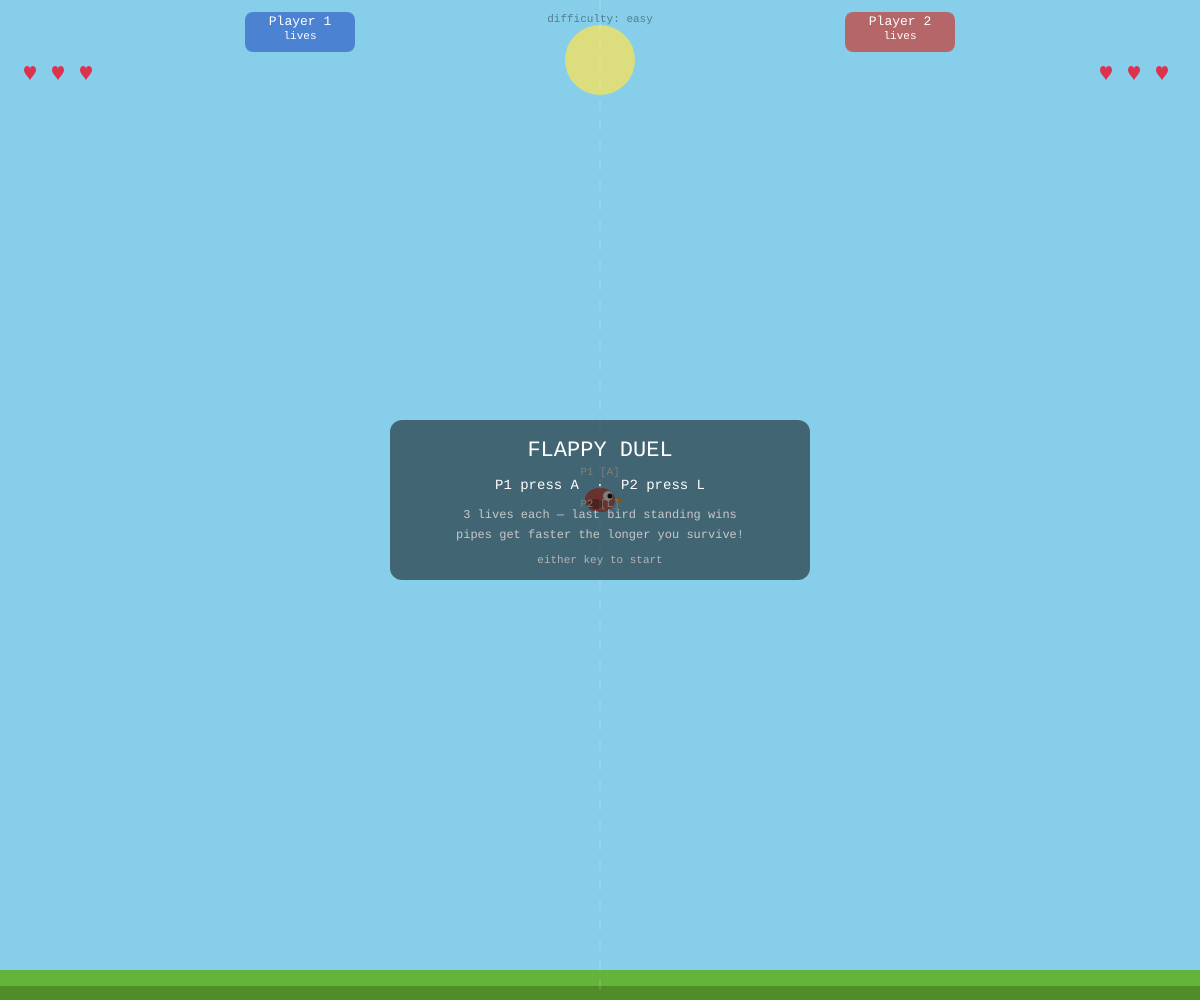
Frame 1 (no input)
Frame 60 (no input): identical to frame 1, image omitted
Frame 120 (the mouse pressed at the canvas centre since frame 60): identical to frame 1, image omitted

The p5.js sketch that drew this single still picture (run headless with seeded random() and noise() and a simulated clock; from frame 60 on, the mouse is pressed at the canvas centre):

// p5.js sketch
// ── sketch.js
// ─── Flappy Duel 

// P1: A to flap   P2: L to flap

// Each player has 3 lives. Lose a life on pipe hit or floor/ceiling.

// Pipes get faster and gaps get smaller over time.

// First player to lose all 3 lives loses!

let birds = [];
let pipes = [];
let lives = [3, 3];
let gameState = "waiting"; // 'waiting' | 'playing' | 'won'
let winner = -1;
let pipeTimer = 0;
let elapsed = 0; // frames since game started

const MAX_LIVES = 3;
const BASE_PIPE_INTERVAL = 120;
const BASE_PIPE_SPEED = 3;
const BASE_GAP = 160;
const MIN_GAP = 90;
const MAX_PIPE_SPEED = 7;
const PIPE_W = 40;
const GRAVITY = 0.45;
const FLAP = -7;

function setup() {
  createCanvas(windowWidth, windowHeight);
  textFont("monospace");
  resetGame();
}

function resetGame() {
  let birdY = height / 2;
  birds = [
    {
      x: width * 0.5,
      y: birdY,
      vy: 0,
      alive: true,
      col: color(90, 140, 220),
      flashTimer: 0,
    },
    {
      x: width * 0.5,
      y: birdY,
      vy: 0,
      alive: true,
      col: color(220, 100, 90),
      flashTimer: 0,
    },
  ];
  pipes = [];
  pipeTimer = 0;
  elapsed = 0;
}

// difficulty ramps up over ~3 minutes (10800 frames)
function getPipeSpeed() {
  return min(BASE_PIPE_SPEED + elapsed / 1800, MAX_PIPE_SPEED);
}
function getGap() {
  return max(BASE_GAP - elapsed / 120, MIN_GAP);
}
function getPipeInterval() {
  return max(BASE_PIPE_INTERVAL - elapsed / 60, 60);
}

function keyPressed() {
  if (gameState === "won") {
    gameState = "waiting";
    lives = [3, 3];
    winner = -1;
    resetGame();
    return;
  }
  if (gameState === "waiting") gameState = "playing";

  if ((key === "a" || key === "A") && birds[0].alive) birds[0].vy = FLAP;
  if ((key === "l" || key === "L") && birds[1].alive) birds[1].vy = FLAP;
}

function spawnPipe() {
  let g = getGap();
  let gapY = random(100, height - 100 - g);
  pipes.push({ x: width + PIPE_W, gapY: gapY, gap: g, scored: [false, false] });
}

function checkCollision(bird, pipe) {
  let inX = bird.x + 14 > pipe.x && bird.x - 14 < pipe.x + PIPE_W;
  let inTopPipe = bird.y - 14 < pipe.gapY;
  let inBotPipe = bird.y + 14 > pipe.gapY + pipe.gap;
  return inX && (inTopPipe || inBotPipe);
}

function loseLife(b) {
  lives[b]--;
  birds[b].alive = false;
  birds[b].flashTimer = 0;

  if (lives[b] <= 0) {
    gameState = "won";
    winner = 1 - b;
  } else {
    setTimeout(() => respawn(b), 900);
  }
}

function respawn(b) {
  if (gameState !== "playing") return;
  birds[b].y = height / 2;
  birds[b].vy = 0;
  birds[b].alive = true;
  birds[b].flashTimer = 60; // brief invincibility flash
}

function drawBird(b, idx) {
  if (!b.alive) return;
  // flicker during invincibility
  if (b.flashTimer > 0 && frameCount % 6 < 3) {
    b.flashTimer--;
    return;
  }
  if (b.flashTimer > 0) b.flashTimer--;

  let angle = constrain(b.vy * 3, -30, 30);
  push();
  translate(b.x, b.y);
  rotate(radians(angle));
  fill(b.col);
  noStroke();
  ellipse(0, 0, 30, 24);
  fill(255);
  ellipse(8, -4, 10, 10);
  fill(20);
  ellipse(10, -4, 5, 5);
  fill(255, 180, 30);
  triangle(14, 0, 22, -3, 22, 3);
  fill(red(b.col) * 0.7, green(b.col) * 0.7, blue(b.col) * 0.7);
  ellipse(-4, 4, 16, 10);
  pop();

  let labelOffset = idx === 0 ? -22 : 10;
  fill(255);
  noStroke();
  textSize(11);
  textAlign(CENTER, BOTTOM);
  text("P" + (idx + 1) + (idx === 0 ? " [A]" : " [L]"), b.x, b.y + labelOffset);
}

function drawPipe(p) {
  fill(80, 180, 80);
  noStroke();
  rect(p.x, 0, PIPE_W, p.gapY);
  fill(60, 150, 60);
  rect(p.x - 5, p.gapY - 20, PIPE_W + 10, 20);
  fill(80, 180, 80);
  rect(p.x, p.gapY + p.gap, PIPE_W, height - (p.gapY + p.gap));
  fill(60, 150, 60);
  rect(p.x - 5, p.gapY + p.gap, PIPE_W + 10, 20);
}

function drawBackground() {
  background(135, 206, 235);
  fill(255, 230, 80, 180);
  noStroke();
  ellipse(width * 0.5, 60, 70, 70);
  fill(100, 180, 60);
  rect(0, height - 30, width, 30);
  fill(80, 140, 40);
  rect(0, height - 14, width, 14);
}

function drawHearts(idx) {
  let xBase = idx === 0 ? 20 : width - 20 - MAX_LIVES * 28;
  for (let i = 0; i < MAX_LIVES; i++) {
    let hx = xBase + i * 28;
    let hy = 65;
    if (i < lives[idx]) {
      fill(220, 50, 80);
    } else {
      fill(80, 80, 80, 120);
    }
    noStroke();
    // simple heart shape
    beginShape();
    vertex(hx + 10, hy + 4);
    bezierVertex(hx + 10, hy, hx + 4, hy, hx + 4, hy + 5);
    bezierVertex(hx + 4, hy + 9, hx + 10, hy + 13, hx + 10, hy + 16);
    bezierVertex(hx + 10, hy + 13, hx + 16, hy + 9, hx + 16, hy + 5);
    bezierVertex(hx + 16, hy, hx + 10, hy, hx + 10, hy + 4);
    endShape(CLOSE);
  }
}

function drawHUD() {
  stroke(255, 255, 255, 60);
  strokeWeight(1);
  setLineDash([10, 10]);
  line(width / 2, 0, width / 2, height);
  setLineDash([]);

  noStroke();
  // P1 score panel
  fill(50, 100, 200, 180);
  rect(width * 0.25 - 55, 12, 110, 40, 8);
  fill(255);
  textAlign(CENTER, CENTER);
  textSize(13);
  text("Player 1", width * 0.25, 22);
  textSize(11);
  text("lives", width * 0.25, 36);

  // P2 score panel
  fill(200, 60, 50, 180);
  rect(width * 0.75 - 55, 12, 110, 40, 8);
  fill(255);
  textSize(13);
  text("Player 2", width * 0.75, 22);
  textSize(11);
  text("lives", width * 0.75, 36);

  drawHearts(0);
  drawHearts(1);

  // difficulty indicator
  let speed = getPipeSpeed();
  let pct = map(speed, BASE_PIPE_SPEED, MAX_PIPE_SPEED, 0, 1);
  let dLabel = pct < 0.33 ? "easy" : pct < 0.66 ? "medium" : "hard";
  fill(0, 0, 0, 100);
  textSize(11);
  textAlign(CENTER, TOP);
  text("difficulty: " + dLabel, width / 2, 14);
}

function setLineDash(list) {
  drawingContext.setLineDash(list);
}

function drawWaiting() {
  fill(0, 0, 0, 130);
  noStroke();
  rect(width / 2 - 210, height / 2 - 80, 420, 160, 12);
  fill(255);
  textAlign(CENTER, CENTER);
  textSize(22);
  text("FLAPPY DUEL", width / 2, height / 2 - 50);
  textSize(14);
  text("P1 press A  ·  P2 press L", width / 2, height / 2 - 15);
  textSize(12);
  fill(200);
  text("3 lives each — last bird standing wins", width / 2, height / 2 + 15);
  text("pipes get faster the longer you survive!", width / 2, height / 2 + 35);
  fill(180);
  textSize(11);
  text("either key to start", width / 2, height / 2 + 60);
}

function drawWon() {
  let wCol = winner === 0 ? color(50, 100, 220) : color(220, 60, 50);
  fill(red(wCol), green(wCol), blue(wCol), 210);
  noStroke();
  rect(width / 2 - 220, height / 2 - 90, 440, 180, 16);
  fill(255);
  textAlign(CENTER, CENTER);
  textSize(32);
  text("Player " + (winner + 1) + " Wins!", width / 2, height / 2 - 35);
  textSize(14);
  let loser = 1 - winner;
  text("P" + (loser + 1) + " ran out of lives", width / 2, height / 2 + 5);
  textSize(12);
  fill(220);
  text("any key to play again", width / 2, height / 2 + 45);
}

function draw() {
  drawBackground();

  if (gameState === "playing") {
    elapsed++;

    pipeTimer++;
    if (pipeTimer >= getPipeInterval()) {
      spawnPipe();
      pipeTimer = 0;
    }

    let speed = getPipeSpeed();

    for (let i = pipes.length - 1; i >= 0; i--) {
      pipes[i].x -= speed;

      // score: passing a pipe
      for (let b = 0; b < 2; b++) {
        if (
          birds[b].alive &&
          pipes[i].x + PIPE_W < birds[b].x &&
          !pipes[i].scored[b]
        ) {
          pipes[i].scored[b] = true;
        }
      }

      // collision
      for (let b = 0; b < 2; b++) {
        if (
          birds[b].alive &&
          birds[b].flashTimer === 0 &&
          checkCollision(birds[b], pipes[i])
        ) {
          loseLife(b);
        }
      }

      drawPipe(pipes[i]);
      if (pipes[i].x + PIPE_W < 0) pipes.splice(i, 1);
    }

    for (let b = 0; b < 2; b++) {
      let bird = birds[b];
      if (!bird.alive) continue;
      bird.vy += GRAVITY;
      bird.y += bird.vy;

      if (bird.y + 14 > height - 30 || bird.y - 14 < 0) {
        loseLife(b);
      }

      drawBird(bird, b);
    }
  } else {
    for (let b = 0; b < 2; b++) drawBird(birds[b], b);
  }

  drawHUD();
  if (gameState === "waiting") drawWaiting();
  if (gameState === "won") drawWon();
}
